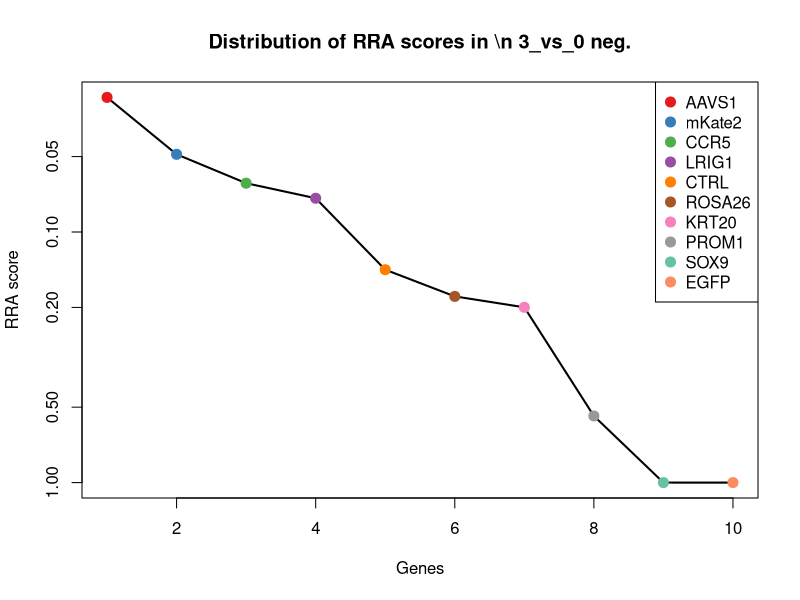
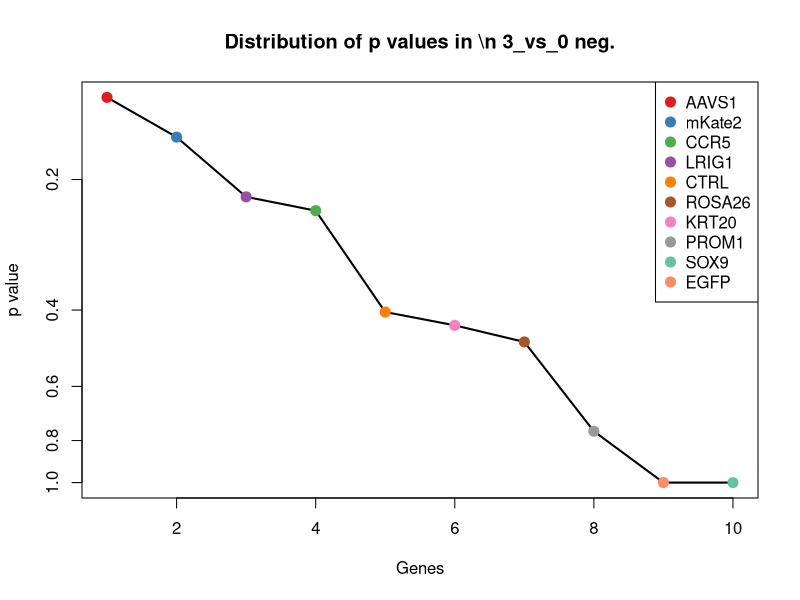
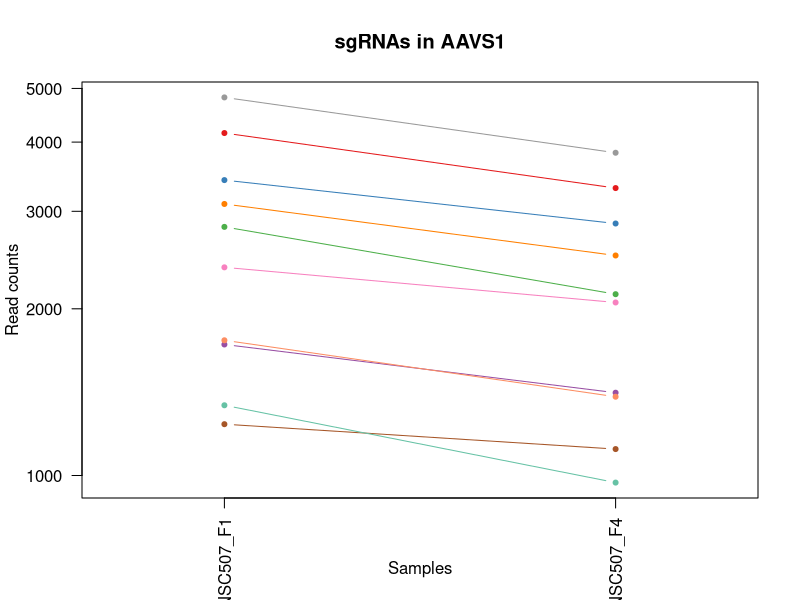
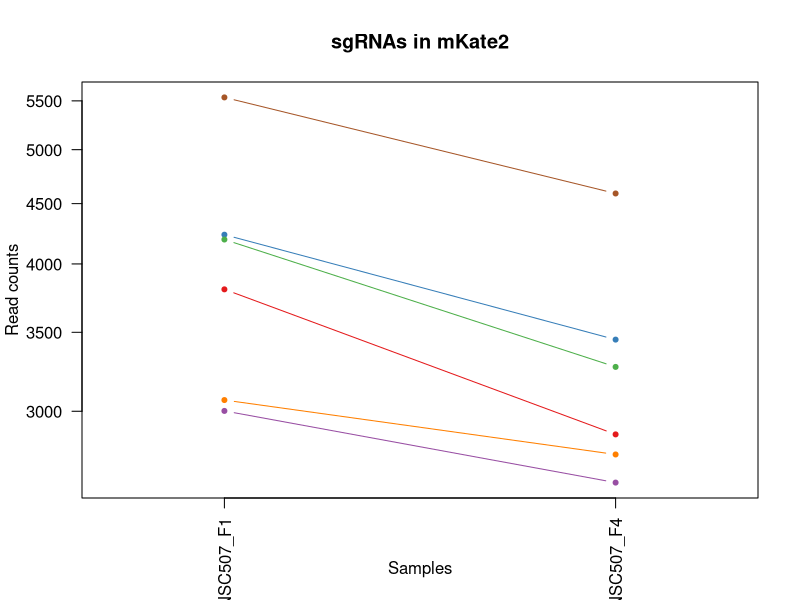
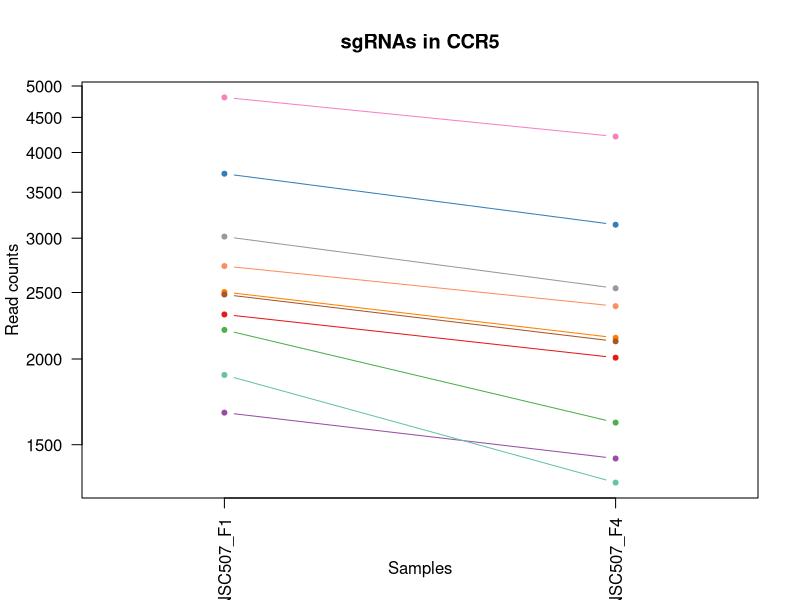
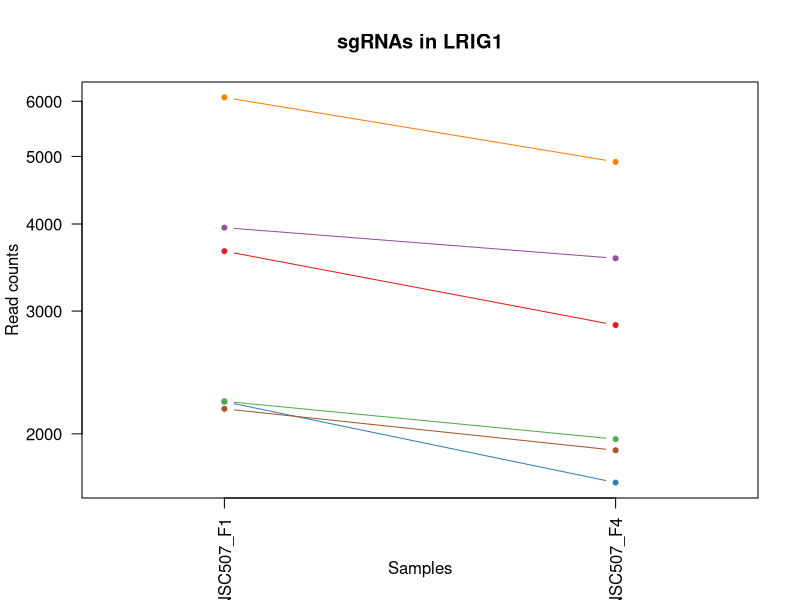
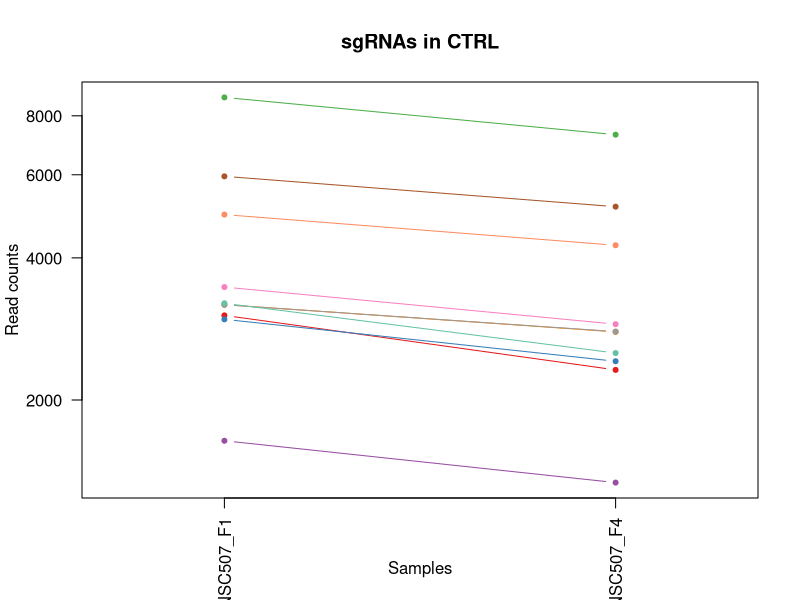
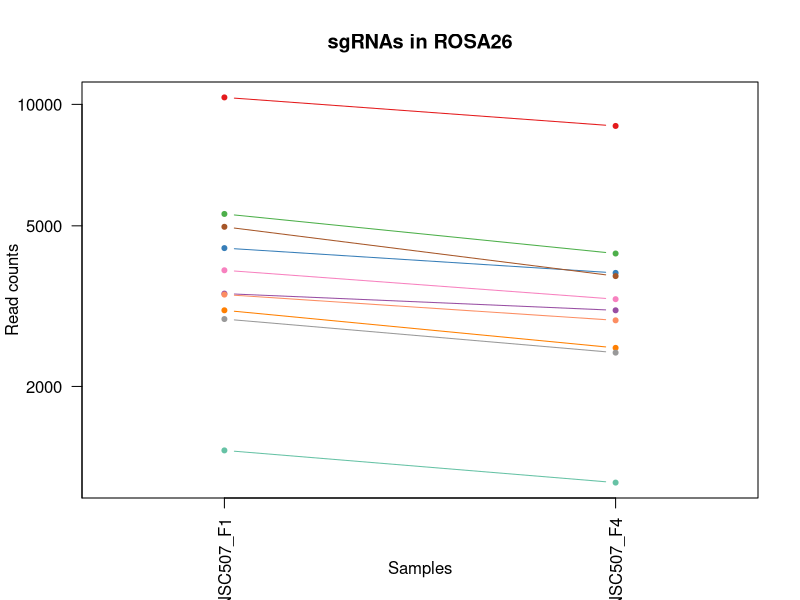

These charts were generated, in order, by the following R code: (Note: this script raises an error after producing the figures.)
pdf(file='S7A_c0_t3.pdf',width=4.5,height=4.5);
gstable=read.table('S7A_c0_t3.gene_summary.txt',header=T)
# 
#
# parameters
# Do not modify the variables beginning with "__"

# gstablename='__GENE_SUMMARY_FILE__'
startindex=3
# outputfile='__OUTPUT_FILE__'
targetgenelist=c("AAVS1","mKate2","CCR5","LRIG1","CTRL","ROSA26","KRT20","PROM1","SOX9","EGFP")
# samplelabel=sub('.\\w+.\\w+$','',colnames(gstable)[startindex]);
samplelabel='3_vs_0 neg.'


# You need to write some codes in front of this code:
# gstable=read.table(gstablename,header=T)
# pdf(file=outputfile,width=6,height=6)


# set up color using RColorBrewer
#library(RColorBrewer)
#colors <- brewer.pal(length(targetgenelist), "Set1")

colors=c( "#E41A1C", "#377EB8", "#4DAF4A", "#984EA3", "#FF7F00",  "#A65628", "#F781BF",
          "#999999", "#66C2A5", "#FC8D62", "#8DA0CB", "#E78AC3", "#A6D854", "#FFD92F", "#E5C494", "#B3B3B3", 
          "#8DD3C7", "#FFFFB3", "#BEBADA", "#FB8072", "#80B1D3", "#FDB462", "#B3DE69", "#FCCDE5",
          "#D9D9D9", "#BC80BD", "#CCEBC5", "#FFED6F")

######
# function definition

plotrankedvalues<-function(val, tglist, ...){
  
  plot(val,log='y',ylim=c(max(val),min(val)),type='l',lwd=2, ...)
  if(length(tglist)>0){
    for(i in 1:length(tglist)){
      targetgene=tglist[i];
      tx=which(names(val)==targetgene);ty=val[targetgene];
      points(tx,ty,col=colors[(i %% length(colors)) ],cex=2,pch=20)
      # text(tx+50,ty,targetgene,col=colors[i])
    }
    legend('topright',tglist,pch=20,pt.cex = 2,cex=1,col=colors)
  }
}



plotrandvalues<-function(val,targetgenelist, ...){
  # choose the one with the best distance distribution
  
  mindiffvalue=0;
  randval=val;
  for(i in 1:20){
    randval0=sample(val)
    vindex=sort(which(names(randval0) %in% targetgenelist))
    if(max(vindex)>0.9*length(val)){
      # print('pass...')
      next;
    }
    mindiffind=min(diff(vindex));
    if (mindiffind > mindiffvalue){
      mindiffvalue=mindiffind;
      randval=randval0;
      # print(paste('Diff: ',mindiffvalue))
    }
  }
  plot(randval,log='y',ylim=c(max(randval),min(randval)),pch=20,col='grey', ...)
  
  if(length(targetgenelist)>0){
    for(i in 1:length(targetgenelist)){
      targetgene=targetgenelist[i];
      tx=which(names(randval)==targetgene);ty=randval[targetgene];
      points(tx,ty,col=colors[(i %% length(colors)) ],cex=2,pch=20)
      text(tx+50,ty,targetgene,col=colors[i])
    }
  }
  
}




# set.seed(1235)



pvec=gstable[,startindex]
names(pvec)=gstable[,'id']
pvec=sort(pvec);

plotrankedvalues(pvec,targetgenelist,xlab='Genes',ylab='RRA score',main=paste('Distribution of RRA scores in \\n',samplelabel))

# plotrandvalues(pvec,targetgenelist,xlab='Genes',ylab='RRA score',main=paste('Distribution of RRA scores in \\n',samplelabel))


pvec=gstable[,startindex+1]
names(pvec)=gstable[,'id']
pvec=sort(pvec);

plotrankedvalues(pvec,targetgenelist,xlab='Genes',ylab='p value',main=paste('Distribution of p values in \\n',samplelabel))

# plotrandvalues(pvec,targetgenelist,xlab='Genes',ylab='p value',main=paste('Distribution of p values in \\n',samplelabel))



# you need to write after this code:
# dev.off()






# parameters
# Do not modify the variables beginning with "__"
targetmat=list(c(4152.664492429691,3303.1952660660713),c(3414.4971487434645,2850.54302646074),c(2810.714116343706,2124.3913071875504),c(1723.3368369905347,1409.9004184428352),c(3091.7855279780765,2495.4177330935595),c(1236.9034848690987,1115.199428723205),c(2375.384657246701,2052.3061730115255),c(4816.068733357953,3825.81248884225),c(1338.1649025286195,969.9690848685672),c(1753.6206254494568,1386.578757385886))
targetgene="AAVS1"
collabel=c("S49_MNSC507_F1","S52_MNSC507_F4")

# set up color using RColorBrewer
#library(RColorBrewer)
#colors <- brewer.pal(length(targetgenelist), "Set1")

colors=c( "#E41A1C", "#377EB8", "#4DAF4A", "#984EA3", "#FF7F00",  "#A65628", "#F781BF",
          "#999999", "#66C2A5", "#FC8D62", "#8DA0CB", "#E78AC3", "#A6D854", "#FFD92F", "#E5C494", "#B3B3B3", 
          "#8DD3C7", "#FFFFB3", "#BEBADA", "#FB8072", "#80B1D3", "#FDB462", "#B3DE69", "#FCCDE5",
          "#D9D9D9", "#BC80BD", "#CCEBC5", "#FFED6F")


## code

targetmatvec=unlist(targetmat)+1
yrange=range(targetmatvec[targetmatvec>0]);
# yrange[1]=1; # set the minimum value to 1
for(i in 1:length(targetmat)){
  vali=targetmat[[i]]+1;
  if(i==1){
    plot(1:length(vali),vali,type='b',las=1,pch=20,main=paste('sgRNAs in',targetgene),ylab='Read counts',xlab='Samples',xlim=c(0.7,length(vali)+0.3),ylim = yrange,col=colors[(i %% length(colors))],xaxt='n',log='y')
    axis(1,at=1:length(vali),labels=(collabel),las=2)
    # lines(0:100,rep(1,101),col='black');
  }else{
    lines(1:length(vali),vali,type='b',pch=20,col=colors[(i %% length(colors))])
  }
}




# parameters
# Do not modify the variables beginning with "__"
targetmat=list(c(3805.347293541428,2866.444158999569),c(4234.052173913044,3449.4856854232976),c(4194.304701560708,3270.3329254858245),c(3000.93416260131,2608.8458118705394),c(3065.2872130765195,2756.1963067303545),c(5536.255077646693,4589.066850706041))
targetgene="mKate2"
collabel=c("S49_MNSC507_F1","S52_MNSC507_F4")

# set up color using RColorBrewer
#library(RColorBrewer)
#colors <- brewer.pal(length(targetgenelist), "Set1")

colors=c( "#E41A1C", "#377EB8", "#4DAF4A", "#984EA3", "#FF7F00",  "#A65628", "#F781BF",
          "#999999", "#66C2A5", "#FC8D62", "#8DA0CB", "#E78AC3", "#A6D854", "#FFD92F", "#E5C494", "#B3B3B3", 
          "#8DD3C7", "#FFFFB3", "#BEBADA", "#FB8072", "#80B1D3", "#FDB462", "#B3DE69", "#FCCDE5",
          "#D9D9D9", "#BC80BD", "#CCEBC5", "#FFED6F")


## code

targetmatvec=unlist(targetmat)+1
yrange=range(targetmatvec[targetmatvec>0]);
# yrange[1]=1; # set the minimum value to 1
for(i in 1:length(targetmat)){
  vali=targetmat[[i]]+1;
  if(i==1){
    plot(1:length(vali),vali,type='b',las=1,pch=20,main=paste('sgRNAs in',targetgene),ylab='Read counts',xlab='Samples',xlim=c(0.7,length(vali)+0.3),ylim = yrange,col=colors[(i %% length(colors))],xaxt='n',log='y')
    axis(1,at=1:length(vali),labels=(collabel),las=2)
    # lines(0:100,rep(1,101),col='black');
  }else{
    lines(1:length(vali),vali,type='b',pch=20,col=colors[(i %% length(colors))])
  }
}




# parameters
# Do not modify the variables beginning with "__"
targetmat=list(c(2321.441659054246,2007.7830019028045),c(3723.959612058075,3137.82348766225),c(2204.0919787759226,1614.4949904424348),c(1669.3938387980797,1431.1019284946071),c(2503.144389807778,2146.652892741911),c(2482.3242852422695,2121.2110806797846),c(4811.336891411246,4219.10050030262),c(3015.1296884414296,2534.6405266893375),c(1894.6295154613128,1319.7940007228044),c(2731.2191716390353,2387.2900318295224))
targetgene="CCR5"
collabel=c("S49_MNSC507_F1","S52_MNSC507_F4")

# set up color using RColorBrewer
#library(RColorBrewer)
#colors <- brewer.pal(length(targetgenelist), "Set1")

colors=c( "#E41A1C", "#377EB8", "#4DAF4A", "#984EA3", "#FF7F00",  "#A65628", "#F781BF",
          "#999999", "#66C2A5", "#FC8D62", "#8DA0CB", "#E78AC3", "#A6D854", "#FFD92F", "#E5C494", "#B3B3B3", 
          "#8DD3C7", "#FFFFB3", "#BEBADA", "#FB8072", "#80B1D3", "#FDB462", "#B3DE69", "#FCCDE5",
          "#D9D9D9", "#BC80BD", "#CCEBC5", "#FFED6F")


## code

targetmatvec=unlist(targetmat)+1
yrange=range(targetmatvec[targetmatvec>0]);
# yrange[1]=1; # set the minimum value to 1
for(i in 1:length(targetmat)){
  vali=targetmat[[i]]+1;
  if(i==1){
    plot(1:length(vali),vali,type='b',las=1,pch=20,main=paste('sgRNAs in',targetgene),ylab='Read counts',xlab='Samples',xlim=c(0.7,length(vali)+0.3),ylim = yrange,col=colors[(i %% length(colors))],xaxt='n',log='y')
    axis(1,at=1:length(vali),labels=(collabel),las=2)
    # lines(0:100,rep(1,101),col='black');
  }else{
    lines(1:length(vali),vali,type='b',pch=20,col=colors[(i %% length(colors))])
  }
}




# parameters
# Do not modify the variables beginning with "__"
targetmat=list(c(3655.8210880255,2863.263932491803),c(2223.019346562749,1701.4211816546997),c(2225.858451730773,1964.3199062966721),c(3951.08802549999,3570.334292718398),c(6075.685059571243,4910.269727990386),c(2170.969085148977,1893.294847623236))
targetgene="LRIG1"
collabel=c("S49_MNSC507_F1","S52_MNSC507_F4")

# set up color using RColorBrewer
#library(RColorBrewer)
#colors <- brewer.pal(length(targetgenelist), "Set1")

colors=c( "#E41A1C", "#377EB8", "#4DAF4A", "#984EA3", "#FF7F00",  "#A65628", "#F781BF",
          "#999999", "#66C2A5", "#FC8D62", "#8DA0CB", "#E78AC3", "#A6D854", "#FFD92F", "#E5C494", "#B3B3B3", 
          "#8DD3C7", "#FFFFB3", "#BEBADA", "#FB8072", "#80B1D3", "#FDB462", "#B3DE69", "#FCCDE5",
          "#D9D9D9", "#BC80BD", "#CCEBC5", "#FFED6F")


## code

targetmatvec=unlist(targetmat)+1
yrange=range(targetmatvec[targetmatvec>0]);
# yrange[1]=1; # set the minimum value to 1
for(i in 1:length(targetmat)){
  vali=targetmat[[i]]+1;
  if(i==1){
    plot(1:length(vali),vali,type='b',las=1,pch=20,main=paste('sgRNAs in',targetgene),ylab='Read counts',xlab='Samples',xlim=c(0.7,length(vali)+0.3),ylim = yrange,col=colors[(i %% length(colors))],xaxt='n',log='y')
    axis(1,at=1:length(vali),labels=(collabel),las=2)
    # lines(0:100,rep(1,101),col='black');
  }else{
    lines(1:length(vali),vali,type='b',pch=20,col=colors[(i %% length(colors))])
  }
}




# parameters
# Do not modify the variables beginning with "__"
targetmat=list(c(3020.8078987774775,2315.204897653498),c(2963.0794270276574,2414.851994896826),c(8749.175759460457,7294.3795333121425),c(1638.1636819498165,1335.6951332616334),c(3182.6368933548424,2786.938496305424),c(5952.657168956872,5133.94565903658),c(3468.4401469359195,2894.006122066872),c(3180.74415657616,2791.1787983157783),c(3204.403366309693,2513.4390166375656),c(4939.096623972323,4253.022916385455))
targetgene="CTRL"
collabel=c("S49_MNSC507_F1","S52_MNSC507_F4")

# set up color using RColorBrewer
#library(RColorBrewer)
#colors <- brewer.pal(length(targetgenelist), "Set1")

colors=c( "#E41A1C", "#377EB8", "#4DAF4A", "#984EA3", "#FF7F00",  "#A65628", "#F781BF",
          "#999999", "#66C2A5", "#FC8D62", "#8DA0CB", "#E78AC3", "#A6D854", "#FFD92F", "#E5C494", "#B3B3B3", 
          "#8DD3C7", "#FFFFB3", "#BEBADA", "#FB8072", "#80B1D3", "#FDB462", "#B3DE69", "#FCCDE5",
          "#D9D9D9", "#BC80BD", "#CCEBC5", "#FFED6F")


## code

targetmatvec=unlist(targetmat)+1
yrange=range(targetmatvec[targetmatvec>0]);
# yrange[1]=1; # set the minimum value to 1
for(i in 1:length(targetmat)){
  vali=targetmat[[i]]+1;
  if(i==1){
    plot(1:length(vali),vali,type='b',las=1,pch=20,main=paste('sgRNAs in',targetgene),ylab='Read counts',xlab='Samples',xlim=c(0.7,length(vali)+0.3),ylim = yrange,col=colors[(i %% length(colors))],xaxt='n',log='y')
    axis(1,at=1:length(vali),labels=(collabel),las=2)
    # lines(0:100,rep(1,101),col='black');
  }else{
    lines(1:length(vali),vali,type='b',pch=20,col=colors[(i %% length(colors))])
  }
}




# parameters
# Do not modify the variables beginning with "__"
targetmat=list(c(10403.427704029076,8839.969616086319),c(4402.505747215798,3821.5721868318956),c(5349.820504946454,4268.924048924284),c(3395.5697809566386,3086.939863537997),c(3087.0536860313696,2491.177431083205),c(4971.273149209928,3752.6672791636365),c(3879.1640279100507,3289.4142845324195),c(2936.581112126101,2424.3926744201235),c(1387.376058774368,1154.4222223189831),c(3376.6424131698122,2915.207632118644))
targetgene="ROSA26"
collabel=c("S49_MNSC507_F1","S52_MNSC507_F4")

# set up color using RColorBrewer
#library(RColorBrewer)
#colors <- brewer.pal(length(targetgenelist), "Set1")

colors=c( "#E41A1C", "#377EB8", "#4DAF4A", "#984EA3", "#FF7F00",  "#A65628", "#F781BF",
          "#999999", "#66C2A5", "#FC8D62", "#8DA0CB", "#E78AC3", "#A6D854", "#FFD92F", "#E5C494", "#B3B3B3", 
          "#8DD3C7", "#FFFFB3", "#BEBADA", "#FB8072", "#80B1D3", "#FDB462", "#B3DE69", "#FCCDE5",
          "#D9D9D9", "#BC80BD", "#CCEBC5", "#FFED6F")


## code

targetmatvec=unlist(targetmat)+1
yrange=range(targetmatvec[targetmatvec>0]);
# yrange[1]=1; # set the minimum value to 1
for(i in 1:length(targetmat)){
  vali=targetmat[[i]]+1;
  if(i==1){
    plot(1:length(vali),vali,type='b',las=1,pch=20,main=paste('sgRNAs in',targetgene),ylab='Read counts',xlab='Samples',xlim=c(0.7,length(vali)+0.3),ylim = yrange,col=colors[(i %% length(colors))],xaxt='n',log='y')
    axis(1,at=1:length(vali),labels=(collabel),las=2)
    # lines(0:100,rep(1,101),col='black');
  }else{
    lines(1:length(vali),vali,type='b',pch=20,col=colors[(i %% length(colors))])
  }
}




# parameters
# Do not modify the variables beginning with "__"
targetmat=list(c(3518.5976715710094,2923.688236139353),c(4409.130325941187,3728.285542604099),c(3351.0904666575966,2784.8183453002466),c(1772.5479932362832,1506.3672891783976),c(6785.461351577229,5391.544006165609),c(2682.954383782628,2464.67554351849))
targetgene="KRT20"
collabel=c("S49_MNSC507_F1","S52_MNSC507_F4")

# set up color using RColorBrewer
#library(RColorBrewer)
#colors <- brewer.pal(length(targetgenelist), "Set1")

colors=c( "#E41A1C", "#377EB8", "#4DAF4A", "#984EA3", "#FF7F00",  "#A65628", "#F781BF",
          "#999999", "#66C2A5", "#FC8D62", "#8DA0CB", "#E78AC3", "#A6D854", "#FFD92F", "#E5C494", "#B3B3B3", 
          "#8DD3C7", "#FFFFB3", "#BEBADA", "#FB8072", "#80B1D3", "#FDB462", "#B3DE69", "#FCCDE5",
          "#D9D9D9", "#BC80BD", "#CCEBC5", "#FFED6F")


## code

targetmatvec=unlist(targetmat)+1
yrange=range(targetmatvec[targetmatvec>0]);
# yrange[1]=1; # set the minimum value to 1
for(i in 1:length(targetmat)){
  vali=targetmat[[i]]+1;
  if(i==1){
    plot(1:length(vali),vali,type='b',las=1,pch=20,main=paste('sgRNAs in',targetgene),ylab='Read counts',xlab='Samples',xlim=c(0.7,length(vali)+0.3),ylim = yrange,col=colors[(i %% length(colors))],xaxt='n',log='y')
    axis(1,at=1:length(vali),labels=(collabel),las=2)
    # lines(0:100,rep(1,101),col='black');
  }else{
    lines(1:length(vali),vali,type='b',pch=20,col=colors[(i %% length(colors))])
  }
}




# parameters
# Do not modify the variables beginning with "__"
targetmat=list(c(3051.0916872363996,2458.315090502959),c(4642.883318108492,3747.3669016506938),c(3019.8615303881365,2736.0548721811715),c(5309.126664204778,4671.752739907951),c(2947.9375327981966,2769.9772882640063),c(7292.714808264174,6409.216488650663))
targetgene="PROM1"
collabel=c("S49_MNSC507_F1","S52_MNSC507_F4")

# set up color using RColorBrewer
#library(RColorBrewer)
#colors <- brewer.pal(length(targetgenelist), "Set1")

colors=c( "#E41A1C", "#377EB8", "#4DAF4A", "#984EA3", "#FF7F00",  "#A65628", "#F781BF",
          "#999999", "#66C2A5", "#FC8D62", "#8DA0CB", "#E78AC3", "#A6D854", "#FFD92F", "#E5C494", "#B3B3B3", 
          "#8DD3C7", "#FFFFB3", "#BEBADA", "#FB8072", "#80B1D3", "#FDB462", "#B3DE69", "#FCCDE5",
          "#D9D9D9", "#BC80BD", "#CCEBC5", "#FFED6F")


## code

targetmatvec=unlist(targetmat)+1
yrange=range(targetmatvec[targetmatvec>0]);
# yrange[1]=1; # set the minimum value to 1
for(i in 1:length(targetmat)){
  vali=targetmat[[i]]+1;
  if(i==1){
    plot(1:length(vali),vali,type='b',las=1,pch=20,main=paste('sgRNAs in',targetgene),ylab='Read counts',xlab='Samples',xlim=c(0.7,length(vali)+0.3),ylim = yrange,col=colors[(i %% length(colors))],xaxt='n',log='y')
    axis(1,at=1:length(vali),labels=(collabel),las=2)
    # lines(0:100,rep(1,101),col='black');
  }else{
    lines(1:length(vali),vali,type='b',pch=20,col=colors[(i %% length(colors))])
  }
}




# parameters
# Do not modify the variables beginning with "__"
targetmat=list(c(1706.3022059823911,3534.2917256303854),c(1096.8409632465841,2650.188756471495),c(547.9472974286214,1068.5561066093067),c(821.4477619482615,1811.669033923914),c(1276.650957221434,3766.4482606972883),c(2687.6862257293346,4847.725273337658))
targetgene="SOX9"
collabel=c("S49_MNSC507_F1","S52_MNSC507_F4")

# set up color using RColorBrewer
#library(RColorBrewer)
#colors <- brewer.pal(length(targetgenelist), "Set1")

colors=c( "#E41A1C", "#377EB8", "#4DAF4A", "#984EA3", "#FF7F00",  "#A65628", "#F781BF",
          "#999999", "#66C2A5", "#FC8D62", "#8DA0CB", "#E78AC3", "#A6D854", "#FFD92F", "#E5C494", "#B3B3B3", 
          "#8DD3C7", "#FFFFB3", "#BEBADA", "#FB8072", "#80B1D3", "#FDB462", "#B3DE69", "#FCCDE5",
          "#D9D9D9", "#BC80BD", "#CCEBC5", "#FFED6F")


## code

targetmatvec=unlist(targetmat)+1
yrange=range(targetmatvec[targetmatvec>0]);
# yrange[1]=1; # set the minimum value to 1
for(i in 1:length(targetmat)){
  vali=targetmat[[i]]+1;
  if(i==1){
    plot(1:length(vali),vali,type='b',las=1,pch=20,main=paste('sgRNAs in',targetgene),ylab='Read counts',xlab='Samples',xlim=c(0.7,length(vali)+0.3),ylim = yrange,col=colors[(i %% length(colors))],xaxt='n',log='y')
    axis(1,at=1:length(vali),labels=(collabel),las=2)
    # lines(0:100,rep(1,101),col='black');
  }else{
    lines(1:length(vali),vali,type='b',pch=20,col=colors[(i %% length(colors))])
  }
}




# parameters
# Do not modify the variables beginning with "__"
targetmat=list(c(834.6969193990399,5544.194878538367),c(831.8578142310159,6622.291664670972),c(530.9126664204778,3932.8801146036985),c(540.376350313891,3764.3281096921114),c(820.5013935589202,6270.346597811557),c(1282.329167557482,7379.18557351923))
targetgene="EGFP"
collabel=c("S49_MNSC507_F1","S52_MNSC507_F4")

# set up color using RColorBrewer
#library(RColorBrewer)
#colors <- brewer.pal(length(targetgenelist), "Set1")

colors=c( "#E41A1C", "#377EB8", "#4DAF4A", "#984EA3", "#FF7F00",  "#A65628", "#F781BF",
          "#999999", "#66C2A5", "#FC8D62", "#8DA0CB", "#E78AC3", "#A6D854", "#FFD92F", "#E5C494", "#B3B3B3", 
          "#8DD3C7", "#FFFFB3", "#BEBADA", "#FB8072", "#80B1D3", "#FDB462", "#B3DE69", "#FCCDE5",
          "#D9D9D9", "#BC80BD", "#CCEBC5", "#FFED6F")


## code

targetmatvec=unlist(targetmat)+1
yrange=range(targetmatvec[targetmatvec>0]);
# yrange[1]=1; # set the minimum value to 1
for(i in 1:length(targetmat)){
  vali=targetmat[[i]]+1;
  if(i==1){
    plot(1:length(vali),vali,type='b',las=1,pch=20,main=paste('sgRNAs in',targetgene),ylab='Read counts',xlab='Samples',xlim=c(0.7,length(vali)+0.3),ylim = yrange,col=colors[(i %% length(colors))],xaxt='n',log='y')
    axis(1,at=1:length(vali),labels=(collabel),las=2)
    # lines(0:100,rep(1,101),col='black');
  }else{
    lines(1:length(vali),vali,type='b',pch=20,col=colors[(i %% length(colors))])
  }
}



# 
#
# parameters
# Do not modify the variables beginning with "__"

# gstablename='__GENE_SUMMARY_FILE__'
startindex=9
# outputfile='__OUTPUT_FILE__'
targetgenelist=c("EGFP","SOX9","PROM1","KRT20","mKate2","LRIG1","AAVS1","ROSA26","CCR5","CTRL")
# samplelabel=sub('.\\w+.\\w+$','',colnames(gstable)[startindex]);
samplelabel='3_vs_0 pos.'


# You need to write some codes in front of this code:
# gstable=read.table(gstablename,header=T)
# pdf(file=outputfile,width=6,height=6)


# set up color using RColorBrewer
#library(RColorBrewer)
#colors <- brewer.pal(length(targetgenelist), "Set1")

colors=c( "#E41A1C", "#377EB8", "#4DAF4A", "#984EA3", "#FF7F00",  "#A65628", "#F781BF",
          "#999999", "#66C2A5", "#FC8D62", "#8DA0CB", "#E78AC3", "#A6D854", "#FFD92F", "#E5C494", "#B3B3B3", 
          "#8DD3C7", "#FFFFB3", "#BEBADA", "#FB8072", "#80B1D3", "#FDB462", "#B3DE69", "#FCCDE5",
          "#D9D9D9", "#BC80BD", "#CCEBC5", "#FFED6F")

######
# function definition

plotrankedvalues<-function(val, tglist, ...){
  
  plot(val,log='y',ylim=c(max(val),min(val)),type='l',lwd=2, ...)
  if(length(tglist)>0){
    for(i in 1:length(tglist)){
      targetgene=tglist[i];
      tx=which(names(val)==targetgene);ty=val[targetgene];
      points(tx,ty,col=colors[(i %% length(colors)) ],cex=2,pch=20)
      # text(tx+50,ty,targetgene,col=colors[i])
    }
    legend('topright',tglist,pch=20,pt.cex = 2,cex=1,col=colors)
  }
}



plotrandvalues<-function(val,targetgenelist, ...){
  # choose the one with the best distance distribution
  
  mindiffvalue=0;
  randval=val;
  for(i in 1:20){
    randval0=sample(val)
    vindex=sort(which(names(randval0) %in% targetgenelist))
    if(max(vindex)>0.9*length(val)){
      # print('pass...')
      next;
    }
    mindiffind=min(diff(vindex));
    if (mindiffind > mindiffvalue){
      mindiffvalue=mindiffind;
      randval=randval0;
      # print(paste('Diff: ',mindiffvalue))
    }
  }
  plot(randval,log='y',ylim=c(max(randval),min(randval)),pch=20,col='grey', ...)
  
  if(length(targetgenelist)>0){
    for(i in 1:length(targetgenelist)){
      targetgene=targetgenelist[i];
      tx=which(names(randval)==targetgene);ty=randval[targetgene];
      points(tx,ty,col=colors[(i %% length(colors)) ],cex=2,pch=20)
      text(tx+50,ty,targetgene,col=colors[i])
    }
  }
  
}




# set.seed(1235)



pvec=gstable[,startindex]
names(pvec)=gstable[,'id']
pvec=sort(pvec);

plotrankedvalues(pvec,targetgenelist,xlab='Genes',ylab='RRA score',main=paste('Distribution of RRA scores in \\n',samplelabel))

# plotrandvalues(pvec,targetgenelist,xlab='Genes',ylab='RRA score',main=paste('Distribution of RRA scores in \\n',samplelabel))


pvec=gstable[,startindex+1]
names(pvec)=gstable[,'id']
pvec=sort(pvec);

plotrankedvalues(pvec,targetgenelist,xlab='Genes',ylab='p value',main=paste('Distribution of p values in \\n',samplelabel))

# plotrandvalues(pvec,targetgenelist,xlab='Genes',ylab='p value',main=paste('Distribution of p values in \\n',samplelabel))



# you need to write after this code:
# dev.off()






# parameters
# Do not modify the variables beginning with "__"
targetmat=list(c(834.6969193990399,5544.194878538367),c(831.8578142310159,6622.291664670972),c(530.9126664204778,3932.8801146036985),c(540.376350313891,3764.3281096921114),c(820.5013935589202,6270.346597811557),c(1282.329167557482,7379.18557351923))
targetgene="EGFP"
collabel=c("S49_MNSC507_F1","S52_MNSC507_F4")

# set up color using RColorBrewer
#library(RColorBrewer)
#colors <- brewer.pal(length(targetgenelist), "Set1")

colors=c( "#E41A1C", "#377EB8", "#4DAF4A", "#984EA3", "#FF7F00",  "#A65628", "#F781BF",
          "#999999", "#66C2A5", "#FC8D62", "#8DA0CB", "#E78AC3", "#A6D854", "#FFD92F", "#E5C494", "#B3B3B3", 
          "#8DD3C7", "#FFFFB3", "#BEBADA", "#FB8072", "#80B1D3", "#FDB462", "#B3DE69", "#FCCDE5",
          "#D9D9D9", "#BC80BD", "#CCEBC5", "#FFED6F")


## code

targetmatvec=unlist(targetmat)+1
yrange=range(targetmatvec[targetmatvec>0]);
# yrange[1]=1; # set the minimum value to 1
for(i in 1:length(targetmat)){
  vali=targetmat[[i]]+1;
  if(i==1){
    plot(1:length(vali),vali,type='b',las=1,pch=20,main=paste('sgRNAs in',targetgene),ylab='Read counts',xlab='Samples',xlim=c(0.7,length(vali)+0.3),ylim = yrange,col=colors[(i %% length(colors))],xaxt='n',log='y')
    axis(1,at=1:length(vali),labels=(collabel),las=2)
    # lines(0:100,rep(1,101),col='black');
  }else{
    lines(1:length(vali),vali,type='b',pch=20,col=colors[(i %% length(colors))])
  }
}




# parameters
# Do not modify the variables beginning with "__"
targetmat=list(c(1706.3022059823911,3534.2917256303854),c(1096.8409632465841,2650.188756471495),c(547.9472974286214,1068.5561066093067),c(821.4477619482615,1811.669033923914),c(1276.650957221434,3766.4482606972883),c(2687.6862257293346,4847.725273337658))
targetgene="SOX9"
collabel=c("S49_MNSC507_F1","S52_MNSC507_F4")

# set up color using RColorBrewer
#library(RColorBrewer)
#colors <- brewer.pal(length(targetgenelist), "Set1")

colors=c( "#E41A1C", "#377EB8", "#4DAF4A", "#984EA3", "#FF7F00",  "#A65628", "#F781BF",
          "#999999", "#66C2A5", "#FC8D62", "#8DA0CB", "#E78AC3", "#A6D854", "#FFD92F", "#E5C494", "#B3B3B3", 
          "#8DD3C7", "#FFFFB3", "#BEBADA", "#FB8072", "#80B1D3", "#FDB462", "#B3DE69", "#FCCDE5",
          "#D9D9D9", "#BC80BD", "#CCEBC5", "#FFED6F")


## code

targetmatvec=unlist(targetmat)+1
yrange=range(targetmatvec[targetmatvec>0]);
# yrange[1]=1; # set the minimum value to 1
for(i in 1:length(targetmat)){
  vali=targetmat[[i]]+1;
  if(i==1){
    plot(1:length(vali),vali,type='b',las=1,pch=20,main=paste('sgRNAs in',targetgene),ylab='Read counts',xlab='Samples',xlim=c(0.7,length(vali)+0.3),ylim = yrange,col=colors[(i %% length(colors))],xaxt='n',log='y')
    axis(1,at=1:length(vali),labels=(collabel),las=2)
    # lines(0:100,rep(1,101),col='black');
  }else{
    lines(1:length(vali),vali,type='b',pch=20,col=colors[(i %% length(colors))])
  }
}




# parameters
# Do not modify the variables beginning with "__"
targetmat=list(c(3051.0916872363996,2458.315090502959),c(4642.883318108492,3747.3669016506938),c(3019.8615303881365,2736.0548721811715),c(5309.126664204778,4671.752739907951),c(2947.9375327981966,2769.9772882640063),c(7292.714808264174,6409.216488650663))
targetgene="PROM1"
collabel=c("S49_MNSC507_F1","S52_MNSC507_F4")

# set up color using RColorBrewer
#library(RColorBrewer)
#colors <- brewer.pal(length(targetgenelist), "Set1")

colors=c( "#E41A1C", "#377EB8", "#4DAF4A", "#984EA3", "#FF7F00",  "#A65628", "#F781BF",
          "#999999", "#66C2A5", "#FC8D62", "#8DA0CB", "#E78AC3", "#A6D854", "#FFD92F", "#E5C494", "#B3B3B3", 
          "#8DD3C7", "#FFFFB3", "#BEBADA", "#FB8072", "#80B1D3", "#FDB462", "#B3DE69", "#FCCDE5",
          "#D9D9D9", "#BC80BD", "#CCEBC5", "#FFED6F")


## code

targetmatvec=unlist(targetmat)+1
yrange=range(targetmatvec[targetmatvec>0]);
# yrange[1]=1; # set the minimum value to 1
for(i in 1:length(targetmat)){
  vali=targetmat[[i]]+1;
  if(i==1){
    plot(1:length(vali),vali,type='b',las=1,pch=20,main=paste('sgRNAs in',targetgene),ylab='Read counts',xlab='Samples',xlim=c(0.7,length(vali)+0.3),ylim = yrange,col=colors[(i %% length(colors))],xaxt='n',log='y')
    axis(1,at=1:length(vali),labels=(collabel),las=2)
    # lines(0:100,rep(1,101),col='black');
  }else{
    lines(1:length(vali),vali,type='b',pch=20,col=colors[(i %% length(colors))])
  }
}




# parameters
# Do not modify the variables beginning with "__"
targetmat=list(c(3518.5976715710094,2923.688236139353),c(4409.130325941187,3728.285542604099),c(3351.0904666575966,2784.8183453002466),c(1772.5479932362832,1506.3672891783976),c(6785.461351577229,5391.544006165609),c(2682.954383782628,2464.67554351849))
targetgene="KRT20"
collabel=c("S49_MNSC507_F1","S52_MNSC507_F4")

# set up color using RColorBrewer
#library(RColorBrewer)
#colors <- brewer.pal(length(targetgenelist), "Set1")

colors=c( "#E41A1C", "#377EB8", "#4DAF4A", "#984EA3", "#FF7F00",  "#A65628", "#F781BF",
          "#999999", "#66C2A5", "#FC8D62", "#8DA0CB", "#E78AC3", "#A6D854", "#FFD92F", "#E5C494", "#B3B3B3", 
          "#8DD3C7", "#FFFFB3", "#BEBADA", "#FB8072", "#80B1D3", "#FDB462", "#B3DE69", "#FCCDE5",
          "#D9D9D9", "#BC80BD", "#CCEBC5", "#FFED6F")


## code

targetmatvec=unlist(targetmat)+1
yrange=range(targetmatvec[targetmatvec>0]);
# yrange[1]=1; # set the minimum value to 1
for(i in 1:length(targetmat)){
  vali=targetmat[[i]]+1;
  if(i==1){
    plot(1:length(vali),vali,type='b',las=1,pch=20,main=paste('sgRNAs in',targetgene),ylab='Read counts',xlab='Samples',xlim=c(0.7,length(vali)+0.3),ylim = yrange,col=colors[(i %% length(colors))],xaxt='n',log='y')
    axis(1,at=1:length(vali),labels=(collabel),las=2)
    # lines(0:100,rep(1,101),col='black');
  }else{
    lines(1:length(vali),vali,type='b',pch=20,col=colors[(i %% length(colors))])
  }
}




# parameters
# Do not modify the variables beginning with "__"
targetmat=list(c(3805.347293541428,2866.444158999569),c(4234.052173913044,3449.4856854232976),c(4194.304701560708,3270.3329254858245),c(3000.93416260131,2608.8458118705394),c(3065.2872130765195,2756.1963067303545),c(5536.255077646693,4589.066850706041))
targetgene="mKate2"
collabel=c("S49_MNSC507_F1","S52_MNSC507_F4")

# set up color using RColorBrewer
#library(RColorBrewer)
#colors <- brewer.pal(length(targetgenelist), "Set1")

colors=c( "#E41A1C", "#377EB8", "#4DAF4A", "#984EA3", "#FF7F00",  "#A65628", "#F781BF",
          "#999999", "#66C2A5", "#FC8D62", "#8DA0CB", "#E78AC3", "#A6D854", "#FFD92F", "#E5C494", "#B3B3B3", 
          "#8DD3C7", "#FFFFB3", "#BEBADA", "#FB8072", "#80B1D3", "#FDB462", "#B3DE69", "#FCCDE5",
          "#D9D9D9", "#BC80BD", "#CCEBC5", "#FFED6F")


## code

targetmatvec=unlist(targetmat)+1
yrange=range(targetmatvec[targetmatvec>0]);
# yrange[1]=1; # set the minimum value to 1
for(i in 1:length(targetmat)){
  vali=targetmat[[i]]+1;
  if(i==1){
    plot(1:length(vali),vali,type='b',las=1,pch=20,main=paste('sgRNAs in',targetgene),ylab='Read counts',xlab='Samples',xlim=c(0.7,length(vali)+0.3),ylim = yrange,col=colors[(i %% length(colors))],xaxt='n',log='y')
    axis(1,at=1:length(vali),labels=(collabel),las=2)
    # lines(0:100,rep(1,101),col='black');
  }else{
    lines(1:length(vali),vali,type='b',pch=20,col=colors[(i %% length(colors))])
  }
}




# parameters
# Do not modify the variables beginning with "__"
targetmat=list(c(3655.8210880255,2863.263932491803),c(2223.019346562749,1701.4211816546997),c(2225.858451730773,1964.3199062966721),c(3951.08802549999,3570.334292718398),c(6075.685059571243,4910.269727990386),c(2170.969085148977,1893.294847623236))
targetgene="LRIG1"
collabel=c("S49_MNSC507_F1","S52_MNSC507_F4")

# set up color using RColorBrewer
#library(RColorBrewer)
#colors <- brewer.pal(length(targetgenelist), "Set1")

colors=c( "#E41A1C", "#377EB8", "#4DAF4A", "#984EA3", "#FF7F00",  "#A65628", "#F781BF",
          "#999999", "#66C2A5", "#FC8D62", "#8DA0CB", "#E78AC3", "#A6D854", "#FFD92F", "#E5C494", "#B3B3B3", 
          "#8DD3C7", "#FFFFB3", "#BEBADA", "#FB8072", "#80B1D3", "#FDB462", "#B3DE69", "#FCCDE5",
          "#D9D9D9", "#BC80BD", "#CCEBC5", "#FFED6F")


## code

targetmatvec=unlist(targetmat)+1
yrange=range(targetmatvec[targetmatvec>0]);
# yrange[1]=1; # set the minimum value to 1
for(i in 1:length(targetmat)){
  vali=targetmat[[i]]+1;
  if(i==1){
    plot(1:length(vali),vali,type='b',las=1,pch=20,main=paste('sgRNAs in',targetgene),ylab='Read counts',xlab='Samples',xlim=c(0.7,length(vali)+0.3),ylim = yrange,col=colors[(i %% length(colors))],xaxt='n',log='y')
    axis(1,at=1:length(vali),labels=(collabel),las=2)
    # lines(0:100,rep(1,101),col='black');
  }else{
    lines(1:length(vali),vali,type='b',pch=20,col=colors[(i %% length(colors))])
  }
}




# parameters
# Do not modify the variables beginning with "__"
targetmat=list(c(4152.664492429691,3303.1952660660713),c(3414.4971487434645,2850.54302646074),c(2810.714116343706,2124.3913071875504),c(1723.3368369905347,1409.9004184428352),c(3091.7855279780765,2495.4177330935595),c(1236.9034848690987,1115.199428723205),c(2375.384657246701,2052.3061730115255),c(4816.068733357953,3825.81248884225),c(1338.1649025286195,969.9690848685672),c(1753.6206254494568,1386.578757385886))
targetgene="AAVS1"
collabel=c("S49_MNSC507_F1","S52_MNSC507_F4")

# set up color using RColorBrewer
#library(RColorBrewer)
#colors <- brewer.pal(length(targetgenelist), "Set1")

colors=c( "#E41A1C", "#377EB8", "#4DAF4A", "#984EA3", "#FF7F00",  "#A65628", "#F781BF",
          "#999999", "#66C2A5", "#FC8D62", "#8DA0CB", "#E78AC3", "#A6D854", "#FFD92F", "#E5C494", "#B3B3B3", 
          "#8DD3C7", "#FFFFB3", "#BEBADA", "#FB8072", "#80B1D3", "#FDB462", "#B3DE69", "#FCCDE5",
          "#D9D9D9", "#BC80BD", "#CCEBC5", "#FFED6F")


## code

targetmatvec=unlist(targetmat)+1
yrange=range(targetmatvec[targetmatvec>0]);
# yrange[1]=1; # set the minimum value to 1
for(i in 1:length(targetmat)){
  vali=targetmat[[i]]+1;
  if(i==1){
    plot(1:length(vali),vali,type='b',las=1,pch=20,main=paste('sgRNAs in',targetgene),ylab='Read counts',xlab='Samples',xlim=c(0.7,length(vali)+0.3),ylim = yrange,col=colors[(i %% length(colors))],xaxt='n',log='y')
    axis(1,at=1:length(vali),labels=(collabel),las=2)
    # lines(0:100,rep(1,101),col='black');
  }else{
    lines(1:length(vali),vali,type='b',pch=20,col=colors[(i %% length(colors))])
  }
}




# parameters
# Do not modify the variables beginning with "__"
targetmat=list(c(10403.427704029076,8839.969616086319),c(4402.505747215798,3821.5721868318956),c(5349.820504946454,4268.924048924284),c(3395.5697809566386,3086.939863537997),c(3087.0536860313696,2491.177431083205),c(4971.273149209928,3752.6672791636365),c(3879.1640279100507,3289.4142845324195),c(2936.581112126101,2424.3926744201235),c(1387.376058774368,1154.4222223189831),c(3376.6424131698122,2915.207632118644))
targetgene="ROSA26"
collabel=c("S49_MNSC507_F1","S52_MNSC507_F4")

# set up color using RColorBrewer
#library(RColorBrewer)
#colors <- brewer.pal(length(targetgenelist), "Set1")

colors=c( "#E41A1C", "#377EB8", "#4DAF4A", "#984EA3", "#FF7F00",  "#A65628", "#F781BF",
          "#999999", "#66C2A5", "#FC8D62", "#8DA0CB", "#E78AC3", "#A6D854", "#FFD92F", "#E5C494", "#B3B3B3", 
          "#8DD3C7", "#FFFFB3", "#BEBADA", "#FB8072", "#80B1D3", "#FDB462", "#B3DE69", "#FCCDE5",
          "#D9D9D9", "#BC80BD", "#CCEBC5", "#FFED6F")


## code

targetmatvec=unlist(targetmat)+1
yrange=range(targetmatvec[targetmatvec>0]);
# yrange[1]=1; # set the minimum value to 1
for(i in 1:length(targetmat)){
  vali=targetmat[[i]]+1;
  if(i==1){
    plot(1:length(vali),vali,type='b',las=1,pch=20,main=paste('sgRNAs in',targetgene),ylab='Read counts',xlab='Samples',xlim=c(0.7,length(vali)+0.3),ylim = yrange,col=colors[(i %% length(colors))],xaxt='n',log='y')
    axis(1,at=1:length(vali),labels=(collabel),las=2)
    # lines(0:100,rep(1,101),col='black');
  }else{
    lines(1:length(vali),vali,type='b',pch=20,col=colors[(i %% length(colors))])
  }
}




# parameters
# Do not modify the variables beginning with "__"
targetmat=list(c(2321.441659054246,2007.7830019028045),c(3723.959612058075,3137.82348766225),c(2204.0919787759226,1614.4949904424348),c(1669.3938387980797,1431.1019284946071),c(2503.144389807778,2146.652892741911),c(2482.3242852422695,2121.2110806797846),c(4811.336891411246,4219.10050030262),c(3015.1296884414296,2534.6405266893375),c(1894.6295154613128,1319.7940007228044),c(2731.2191716390353,2387.2900318295224))
targetgene="CCR5"
collabel=c("S49_MNSC507_F1","S52_MNSC507_F4")

# set up color using RColorBrewer
#library(RColorBrewer)
#colors <- brewer.pal(length(targetgenelist), "Set1")

colors=c( "#E41A1C", "#377EB8", "#4DAF4A", "#984EA3", "#FF7F00",  "#A65628", "#F781BF",
          "#999999", "#66C2A5", "#FC8D62", "#8DA0CB", "#E78AC3", "#A6D854", "#FFD92F", "#E5C494", "#B3B3B3", 
          "#8DD3C7", "#FFFFB3", "#BEBADA", "#FB8072", "#80B1D3", "#FDB462", "#B3DE69", "#FCCDE5",
          "#D9D9D9", "#BC80BD", "#CCEBC5", "#FFED6F")


## code

targetmatvec=unlist(targetmat)+1
yrange=range(targetmatvec[targetmatvec>0]);
# yrange[1]=1; # set the minimum value to 1
for(i in 1:length(targetmat)){
  vali=targetmat[[i]]+1;
  if(i==1){
    plot(1:length(vali),vali,type='b',las=1,pch=20,main=paste('sgRNAs in',targetgene),ylab='Read counts',xlab='Samples',xlim=c(0.7,length(vali)+0.3),ylim = yrange,col=colors[(i %% length(colors))],xaxt='n',log='y')
    axis(1,at=1:length(vali),labels=(collabel),las=2)
    # lines(0:100,rep(1,101),col='black');
  }else{
    lines(1:length(vali),vali,type='b',pch=20,col=colors[(i %% length(colors))])
  }
}




# parameters
# Do not modify the variables beginning with "__"
targetmat=list(c(3020.8078987774775,2315.204897653498),c(2963.0794270276574,2414.851994896826),c(8749.175759460457,7294.3795333121425),c(1638.1636819498165,1335.6951332616334),c(3182.6368933548424,2786.938496305424),c(5952.657168956872,5133.94565903658),c(3468.4401469359195,2894.006122066872),c(3180.74415657616,2791.1787983157783),c(3204.403366309693,2513.4390166375656),c(4939.096623972323,4253.022916385455))
targetgene="CTRL"
collabel=c("S49_MNSC507_F1","S52_MNSC507_F4")

# set up color using RColorBrewer
#library(RColorBrewer)
#colors <- brewer.pal(length(targetgenelist), "Set1")

colors=c( "#E41A1C", "#377EB8", "#4DAF4A", "#984EA3", "#FF7F00",  "#A65628", "#F781BF",
          "#999999", "#66C2A5", "#FC8D62", "#8DA0CB", "#E78AC3", "#A6D854", "#FFD92F", "#E5C494", "#B3B3B3", 
          "#8DD3C7", "#FFFFB3", "#BEBADA", "#FB8072", "#80B1D3", "#FDB462", "#B3DE69", "#FCCDE5",
          "#D9D9D9", "#BC80BD", "#CCEBC5", "#FFED6F")


## code

targetmatvec=unlist(targetmat)+1
yrange=range(targetmatvec[targetmatvec>0]);
# yrange[1]=1; # set the minimum value to 1
for(i in 1:length(targetmat)){
  vali=targetmat[[i]]+1;
  if(i==1){
    plot(1:length(vali),vali,type='b',las=1,pch=20,main=paste('sgRNAs in',targetgene),ylab='Read counts',xlab='Samples',xlim=c(0.7,length(vali)+0.3),ylim = yrange,col=colors[(i %% length(colors))],xaxt='n',log='y')
    axis(1,at=1:length(vali),labels=(collabel),las=2)
    # lines(0:100,rep(1,101),col='black');
  }else{
    lines(1:length(vali),vali,type='b',pch=20,col=colors[(i %% length(colors))])
  }
}



dev.off()
Sweave("S7A_c0_t3_summary.Rnw");
library(tools);

texi2dvi("S7A_c0_t3_summary.tex",pdf=TRUE);
